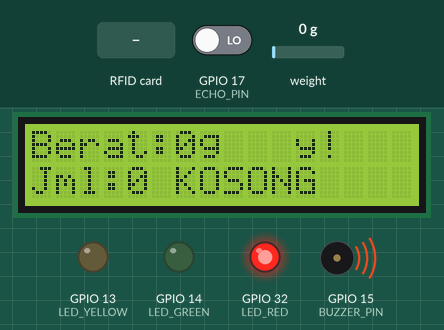
The sketch below on a simulated ESP32. On the bench: 16×2 character LCD, output pins drawn as LEDs (lit = HIGH), buzzer (waves = sounding, pin HIGH). The test bench sets the inputs (shaded band); at power-on: weight on the scale 0 g, GPIO 17 (ECHO_PIN) LOW. WiFi joins after 1.5 s; servers stay silent unless stated; uploads are accepted with an empty reply; pins used as bus, display or sensor lines are not drawn; what the sketch prints to the serial monitor is not drawn.

Above: at 14.1 s.
14.2 s: weight on the scale set to 672 g
At 16.4 s:
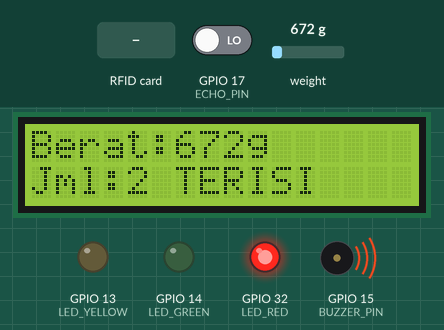
16.7 s: weight on the scale set to 763 g
At 18.5 s:
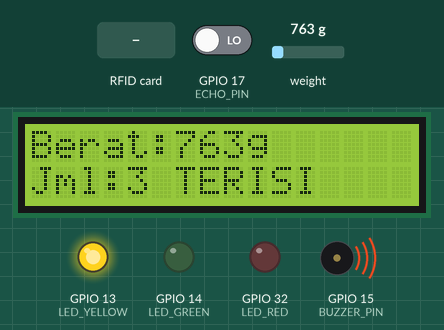
18.8 s: RFID card 5E 7A 19 C4 held to the reader
At 18.97 s:
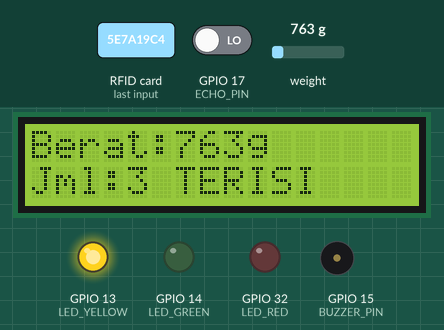
20.6 s: weight on the scale set to 0 g
At 22.0 s:
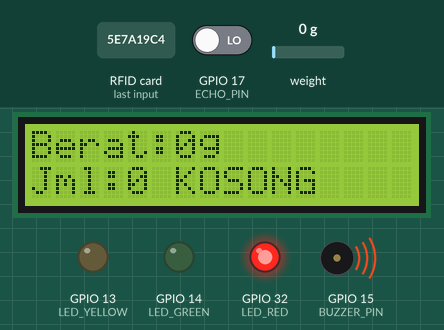
22.2 s: weight on the scale set to 2500 g
At 23.7 s:
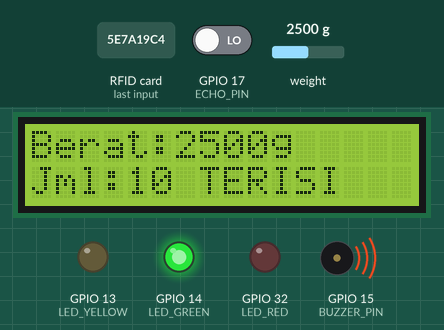
24.5 s: weight on the scale set to 1500 g
At 25.8 s:
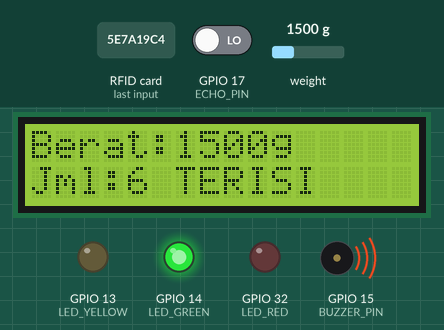
26.1 s: weight on the scale set to 1404 g
Timing chart, 0 to 28.9 s (numbered marks = the images above; inputs shaded):
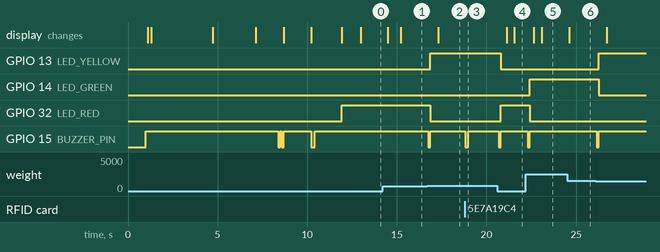

The sketch:

Projek_TA.ino
```cpp
/*************************************************
 * Indikator Ketersediaan Barang dengan ESP32
 * Sensor  : Load Cell (HX711), Ultrasonic
 * Output  : LCD I2C, Traffic Light LEDs, Buzzer
 * ID      : RFID (RC522)
 * Network : WiFi + HTTP POST
 *************************************************/

#include <Arduino.h>
#include <HX711_ADC.h>
#include <WiFi.h>
#include <HTTPClient.h>
#include <SPI.h>
#include <MFRC522.h>
#include <Wire.h>
#include <LiquidCrystal_I2C.h>

// =============== KONFIGURASI ================= //
// ===== WiFi =====
const char* ssid = "untan";
const char* password = "";
const char* serverName = "http://10.78.15.204/iot_storage/api/insert_data.php";

// http://IP_SERVER/api/insert_data.php
// ===== HX711 =====
#define HX711_DOUT 25 // ungu
#define HX711_SCK  33 // putih

// ===== Ultrasonic =====
#define TRIG_PIN 16
#define ECHO_PIN 17

// ===== RFID RC522 =====
#define RFID_SS  18
#define RFID_RST 19

// ===== LCD I2C =====
#define LCD_SDA 21
#define LCD_SCL 22
// Penting: Ubah ke 0x3F jika LCD tidak bekerja dengan 0x27
LiquidCrystal_I2C lcd(0x27, 16, 2);

// ===== Output =====
#define LED_RED     32
#define LED_YELLOW  13
#define LED_GREEN   14
#define BUZZER_PIN  15

// =============== OBJEK ======================== //

HX711_ADC scale(HX711_DOUT, HX711_SCK);
MFRC522 mfrc522(RFID_SS, RFID_RST);

// =============== PARAMETER =================== //

float calibration_factor = 180.5;
float berat_per_item     = 240.00;
float batas_jarak        = 30.0;

int threshold_low    = 2;
int threshold_medium = 5;

// =============== VARIABEL ==================== //

// ===== WiFi State Machine =====
enum WiFiState { WIFI_OK, WIFI_RECONNECTING };
WiFiState wifiState = WIFI_OK;
unsigned long wifi_reconnect_start = 0;
int wifi_reconnect_attempt = 0;

float berat_gram = 0;
int   estimasi_jumlah = 0;
float distance_cm = 0;
String rfid_uid = "-";

float last_berat = -1;
int last_jumlah = -1;
float last_jarak = -1;
String last_status = "";
unsigned long last_rfid_time = 0;
unsigned long rfid_timeout = 10000;

String status_rak = "KOSONG";

// =============== FUNGSI ====================== //

void bunyiBeep(int durasi) {
  digitalWrite(BUZZER_PIN, LOW);
  delay(durasi);
  digitalWrite(BUZZER_PIN, HIGH);
}

void setTrafficLight(int jumlah_item) {
  //*
  static int last_led_state = -1; // melacak kondisi LED sebelumnya
  int current_led_state;

  // menentukan kondisi saat ini
  if (jumlah_item <= threshold_low) {
    current_led_state = 0; // RED
  }
  else if (jumlah_item >= 3 && jumlah_item <= threshold_medium) {
    current_led_state = 1; // YELLOW
  }
  else {
    current_led_state = 2; // GREEN
  }

  // jika kondisi berubah, bunyikan buzzer
  if (current_led_state != last_led_state && last_led_state != -1) {
    digitalWrite(BUZZER_PIN, LOW);
    delay(100);
    digitalWrite(BUZZER_PIN, HIGH);
  }
  //*
  digitalWrite(LED_RED, LOW);
  digitalWrite(LED_YELLOW, LOW);
  digitalWrite(LED_GREEN, LOW);

  if (current_led_state == 0) {
    digitalWrite(LED_RED, HIGH);
  }
  else if (current_led_state == 1) {
    digitalWrite(LED_YELLOW, HIGH);
  }
  else {
    digitalWrite(LED_GREEN, HIGH);
  }

  last_led_state = current_led_state; // simpan kondisi saat ini
}

void cekWiFi() {
  // Jika sudah tersambung, tidak perlu apa-apa
  if (WiFi.status() == WL_CONNECTED) {
    wifiState = WIFI_OK;
    return;
  }

  // Jika baru saja terputus, mulai proses reconnect
  if (wifiState == WIFI_OK) {
    Serial.println("WiFi terputus, mencoba reconnect...");
    lcd.setCursor(0, 0);
    lcd.print("WiFi Lost...    ");
    WiFi.disconnect();
//    delay(100);
    WiFi.begin(ssid, password);
    wifiState = WIFI_RECONNECTING;
    wifi_reconnect_start = millis();
    wifi_reconnect_attempt = 0;
    return; // keluar, tunggu loop berikutnya
  }

  // Jika sedang reconnecting, tunggu hasil setiap 500ms
  if (wifiState == WIFI_RECONNECTING) {
    unsigned long now = millis();

    // Status Berhasil connect
    if (WiFi.status() == WL_CONNECTED) {
      Serial.println("\nWiFi reconnected!");
      Serial.println("IP: " + WiFi.localIP().toString());
      lcd.setCursor(0, 0);
      lcd.print("WiFi OK         ");
      wifiState = WIFI_OK;
      wifi_reconnect_attempt = 0;
      return;
    }

    // Cek progress setiap 500ms tidak setiap loop
    if (now - wifi_reconnect_start < (unsigned long)wifi_reconnect_attempt * 500) {
      return; // belum waktunya, keluar tanpa melakukan apapun
    }

    Serial.print(".");
    wifi_reconnect_attempt++;

    // Gagal setelah 20x percobaan (~10 detik)
    if (wifi_reconnect_attempt >= 20) {
      Serial.println("\nWiFi gagal reconnect, coba lagi 10 detik...");
      lcd.setCursor(0, 0);
      lcd.print("WiFi Failed!    ");
      wifiState = WIFI_OK; // reset agar dicoba lagi via lastWiFiCheck
      wifi_reconnect_attempt = 0;
    }
  }
}

// =============== VOID LOAD CELL ============== //

// ===== Tambah variabel global =====
portMUX_TYPE mux = portMUX_INITIALIZER_UNLOCKED;

// ===== Task HX711 di Core 0 =====
void taskLoadCell(void *parameter) {
  for (;;) {
    portENTER_CRITICAL(&mux);
    if (scale.update()) {
      float raw = scale.getData();
      if (raw < 5.0) raw = 0;
      berat_gram = raw;
      estimasi_jumlah = (int)(berat_gram / berat_per_item);
    }
    portEXIT_CRITICAL(&mux);
    vTaskDelay(1 / portTICK_PERIOD_MS); // yield 1ms
  }
}

void bacaLoadCell() {
  static boolean newDataReady = 0;

  if (scale.update()) newDataReady = true;

  if (newDataReady) {
    float raw = scale.getData();
    if (raw < 5.0) raw = 0;      // buang noise di bawah 5g
    berat_gram = raw;
    estimasi_jumlah = (int)(berat_gram / berat_per_item);
    newDataReady = false;
  }
}

void bacaUltrasonic() {
  static unsigned long lastTrigger = 0;
  static unsigned long echoStart   = 0;
  static bool          waitingEcho = false;

  unsigned long now = millis();
  unsigned long nowUs = micros();

  // --- FASE TRIGGER: setiap 500ms ---
  if (!waitingEcho && (now - lastTrigger >= 500)) {
    digitalWrite(TRIG_PIN, LOW);
    delayMicroseconds(2);
    digitalWrite(TRIG_PIN, HIGH);
    delayMicroseconds(10);
    digitalWrite(TRIG_PIN, LOW);

    echoStart   = micros();   // simpan waktu mulai tunggu echo
    waitingEcho = true;
    lastTrigger = now;
  }

  // --- FASE BACA ECHO: polling tanpa blocking ---
  if (waitingEcho) {
    // Timeout jika echo tidak datang dalam 25ms
    if (micros() - echoStart > 25000) {
      waitingEcho = false;
    // Perhitungan jarak berdasarkan jumlah barang
    // Formula: 30cm - (items x 5cm per item)
      if (estimasi_jumlah > 0) {
        distance_cm = 30.0 - (estimasi_jumlah * 5.0);
        if (distance_cm < 0) distance_cm = 0.5;
      } else {
        distance_cm = 29.5; //Rak Kosong (mendekati 30cm)
      }

    // Perhitungan status berdasarkan berat
      if (berat_gram >= 50.0) {
        status_rak = "TERISI";
    } else {
        status_rak = "KOSONG";
    }
      return;
  }

    // Tunggu rising edge
    if (digitalRead(ECHO_PIN) == HIGH) {
      unsigned long pulseStart = micros();

      // Tunggu falling edge (blocking kecil, aman <5ms)
      while (digitalRead(ECHO_PIN) == HIGH) {
        if (micros() - pulseStart > 25000) break; // safety break
      }

      long duration = micros() - pulseStart;
      float cm = duration * 0.034 / 2.0;

  if (cm > 0 && cm < 400) {
        distance_cm = cm;
      // Primary: Gunakan Ultrasonik
      if (cm < batas_jarak) {
        status_rak = "TERISI";
      } else {
        status_rak = "KOSONG";
      }
  } else {
      if (estimasi_jumlah > 0) {
    distance_cm = 30.0 - (estimasi_jumlah * 5.0);
    if (distance_cm < 0) distance_cm = 0.5;
    } else {
    distance_cm = 29.5;
    }
      // Ultrasonik gagal (0cm atau invalid)
     if (berat_gram >= 50.0) {
       status_rak = "TERISI";
     } else {
        status_rak = "KOSONG";
      }
  }

      waitingEcho = false;
    }
  }
}

String bacaRFID() {
  if (!mfrc522.PICC_IsNewCardPresent()) return "";
  if (!mfrc522.PICC_ReadCardSerial()) return "";

  String uid = "";
  for (byte i = 0; i < mfrc522.uid.size; i++) {
    if (mfrc522.uid.uidByte[i] < 0x10) uid += "0";
    uid += String(mfrc522.uid.uidByte[i], HEX);
  }
  uid.toUpperCase();

  mfrc522.PICC_HaltA();
  return uid;
}

void kirimKeServer(float berat, int jumlah, float jarak,
                   String status, String uid) {

  if (WiFi.status() != WL_CONNECTED) {
    Serial.println("Tidak ada WiFi, skip kirim data");
    return;
  }

  HTTPClient http;
  http.begin(serverName);
  http.addHeader("Content-Type", "application/x-www-form-urlencoded");

  String postData =
    "berat=" + String(berat, 1) +
    "&jumlah=" + String(jumlah) +
    "&jarak=" + String(jarak, 1) +
    "&status=" + status +
    "&rfid=" + uid;

  int httpCode = http.POST(postData);

  if (httpCode > 0) {
    Serial.println("Server response: " + String(httpCode));
  } else {
    Serial.println("Error kirim data: " + http.errorToString(httpCode));
  }

  http.end();
}

// =============== SETUP ======================= //

void setup() {
  Serial.begin(115200);
  delay(1000);
  Serial.println("\n=== Sistem Indikator Barang Starting ===");

  pinMode(LED_RED, OUTPUT);
  pinMode(LED_YELLOW, OUTPUT);
  pinMode(LED_GREEN, OUTPUT);
  pinMode(BUZZER_PIN, OUTPUT);

  digitalWrite(LED_RED, LOW);
  digitalWrite(LED_YELLOW, LOW);
  digitalWrite(LED_GREEN, LOW);
  digitalWrite(BUZZER_PIN, HIGH);

  Serial.println("Initializing LCD...");
  Wire.begin(LCD_SDA, LCD_SCL);
  delay(100);

  lcd.begin();
  lcd.backlight();
  delay(100);
  lcd.clear();
  lcd.setCursor(0, 0);
  lcd.print("IoT Storage");
  lcd.setCursor(0, 1);
  lcd.print("Initializing...");
  delay(1000);

  Serial.println("LCD initialized");

  Serial.println("Initializing HX711...");
  scale.begin();
  scale.setCalFactor(1.0);                    // ← set 1.0 dulu
  unsigned long stabilizingtime = 2000;
  scale.start(stabilizingtime, true);

  if (scale.getTareTimeoutFlag()) {
    Serial.println("Timeout, cek wiring HX711!");
    lcd.clear();
    lcd.print("HX711 Error!");
    digitalWrite(LED_RED, HIGH);
    bunyiBeep(1000);
    while (1);
  }
  while (!scale.update());  // tunggu HX711 benar-benar siap

  //
  Serial.println("Re-taring scale to zero...");
  lcd.clear();
  lcd.setCursor(0, 0);
  lcd.print("Calibrating...");
  lcd.setCursor(0, 1);
  lcd.print("Please wait");

  scale.tare();                           // ← RESET ZERO
  delay(2000);                            // Tunggu sampai stabil

  Serial.println("Tare complete!");
  lcd.clear();
  lcd.print("Tare OK!");
  delay(1000);
  //

  scale.setCalFactor(calibration_factor);
  Serial.println("HX711 ready");

  // Jalankan loadcell di core 0, WiFi otomatis di core 0 tapi task ini prioritasnya lebih tinggi
  xTaskCreatePinnedToCore(
    taskLoadCell,    // fungsi task
    "LoadCell",      // nama
    2048,            // stack size
    NULL,            // parameter
    2,               // prioritas (lebih tinggi dari WiFi)
    NULL,            // handle
    0                // core 0
  );

  Serial.println("Initializing HC-SR04...");
  pinMode(TRIG_PIN, OUTPUT);
  pinMode(ECHO_PIN, INPUT);
  digitalWrite(TRIG_PIN, LOW);
  delay(100);
  Serial.println("HC-SR04 ready");

  Serial.println("Initializing RFID...");
  SPI.begin();
  mfrc522.PCD_Init();
  delay(100);
  Serial.println("RFID ready");

  Serial.println("Testing buzzer...");
  bunyiBeep(100);
  delay(100);
  bunyiBeep(100);

  Serial.println("Connecting to WiFi...");
  WiFi.begin(ssid, password);
  lcd.clear();
  lcd.print("Connecting WiFi");

  int wifi_attempt = 0;
  while (WiFi.status() != WL_CONNECTED && wifi_attempt < 40) {
    delay(500);
    Serial.print(".");
    wifi_attempt++;
  }

  if (WiFi.status() == WL_CONNECTED) {
    lcd.clear();
    lcd.print("WiFi Connected");
    Serial.println("\nWiFi connected!");
    Serial.println("IP: " + WiFi.localIP().toString());
    bunyiBeep(200);
    delay(1500);
  } else {
    lcd.clear();
    lcd.print("WiFi Failed!");
    Serial.println("\nWiFi gagal connect!");
    delay(1000);
  }

  setTrafficLight(0);

  lcd.clear();
  lcd.print("System Ready!");
  delay(1000);

  Serial.println("=== System Ready ===\n");
}

// =============== LOOP ======================== //

void loop() {

  unsigned long now = millis();

  // ===================================================
  // 2. BACA RFID — non-blocking, cek setiap loop
  // ===================================================
  String uid_baru = bacaRFID();
//    String uid_baru = "";
  if (uid_baru != "") {
    rfid_uid = uid_baru;
    last_rfid_time = now;
    digitalWrite(BUZZER_PIN, LOW);   // beep non-blocking mulai
    Serial.println("RFID detected: " + rfid_uid);
  }

  // Matikan buzzer setelah 150ms (non-blocking beep)
  static unsigned long buzzer_start = 0;
  static boolean buzzer_active = false;
  if (uid_baru != "") {
    buzzer_active = true;
    buzzer_start = now;
  }
  if (buzzer_active && (now - buzzer_start >= 150)) {
    digitalWrite(BUZZER_PIN, HIGH);
    buzzer_active = false;
  }

  // Reset RFID jika timeout
  if (now - last_rfid_time > rfid_timeout && rfid_uid != "-") {
    rfid_uid = "-";
    Serial.println("RFID timeout, reset to default");
  }

// ===================================================
  // 3. BACA ULTRASONIC — state machine non-blocking
  //    Setiap ping dipisah per iterasi loop
  //    sehingga load cell tetap polling di antara ping
  // ===================================================
  bacaUltrasonic();

  // ===================================================
  // 4. UPDATE TRAFFIC LIGHT LED — setiap 500ms
  // ===================================================
    setTrafficLight(estimasi_jumlah);

  // ===================================================
  // 5. UPDATE LCD — setiap 500ms
  // ===================================================
  static unsigned long lastLCD = 0;
  if (now - lastLCD >= 500) {
    lcd.setCursor(0, 0);
    lcd.print("Berat:");
    String beratStr = String((int)berat_gram) + "g   ";
    lcd.print(beratStr.substring(0, 9));

    lcd.setCursor(0, 1);
    String bawah = "Jml:" + String(estimasi_jumlah) + " " + status_rak + "   ";
    lcd.print(bawah.substring(0, 16));
    lastLCD = now;
  }

// ===================================================
  // 5b. DEBUG SERIAL — setiap 500ms (sinkron dengan LCD)
  // ===================================================
  static unsigned long lastSerial = 0;
  if (now - lastSerial >= 1000) {
    Serial.println(
      "[DATA] Berat:" + String(berat_gram, 1) + "g" +
      " | Jml:" + String(estimasi_jumlah) +
      " | Jarak:" + String(distance_cm, 1) + "cm" +
      " | Status:" + status_rak +
      " | RFID:" + rfid_uid
    );
    lastSerial = now;
  }

  // ===================================================
  // 6. KIRIM DATA KE SERVER — hanya jika ada perubahan
  //    dengan debounce minimal 2000ms antar pengiriman
  // ===================================================
  static unsigned long lastKirim = 0;
  boolean data_berubah = false;

  if (abs(berat_gram - last_berat) > 10.0)     data_berubah = true;
  if (estimasi_jumlah != last_jumlah)           data_berubah = true;
  if (abs(distance_cm - last_jarak) > 2.0)      data_berubah = true;
  if (status_rak != last_status)                 data_berubah = true;

  if (data_berubah && (now - lastKirim >= 2000)) {
    kirimKeServer(berat_gram,
                  estimasi_jumlah,
                  distance_cm,
                  status_rak,
                  rfid_uid);

    last_berat  = berat_gram;
    last_jumlah = estimasi_jumlah;
    last_jarak  = distance_cm;
    last_status = status_rak;
    lastKirim   = now;

    Serial.println("[KIRIM] Berat:" + String(berat_gram,1)
    + "g | Jml:" + String(estimasi_jumlah) + " | Jarak:" +
    String(distance_cm,1) + "cm | Status:" + status_rak + " | RFID:" + rfid_uid);

    if (estimasi_jumlah <= threshold_low) {
      Serial.println("LED    : RED (Low Stock)");
    } else if (estimasi_jumlah <= threshold_medium) {
      Serial.println("LED    : YELLOW (Medium Stock)");
    } else {
      Serial.println("LED    : GREEN (Full Stock)");
    }
  }

  // ===================================================
  // 7. CEK KONEKSI WiFi — setiap 5 detik
  //    Non-blocking: tidak ada while/delay di dalam
  // ===================================================
  static unsigned long lastWiFiCheck = 0;

  // Saat sedang reconnecting, panggil cekWiFi() setiap loop
  // agar progress reconnect berjalan tanpa blocking
  if (wifiState == WIFI_RECONNECTING) {
    cekWiFi();
  } else if (now - lastWiFiCheck >= 10000) {
    cekWiFi();
    lastWiFiCheck = now;
  }
}
```

Measured:
- the behaviour switches between 719 and 720 g on weight on the scale (found by bisection; images 1 and 2)
- after the input at 14.2 s, the display: first changes after 0.30 s (image 1 shows a later state)
- after the input at 16.7 s, GPIO 13 (LED_YELLOW): LOW → HIGH after 0.16 s; GPIO 32 (LED_RED): HIGH → LOW after 0.16 s; GPIO 15 (BUZZER_PIN): HIGH → LOW after 0.06 s, → HIGH 0.10 s later; the display: changes after 0.60 s (image 2)
- after the input at 18.8 s, GPIO 15 (BUZZER_PIN): HIGH → LOW at once, → HIGH 0.18 s later
- after the input at 20.6 s, GPIO 13 (LED_YELLOW): HIGH → LOW after 0.20 s; GPIO 32 (LED_RED): LOW → HIGH after 0.20 s; GPIO 15 (BUZZER_PIN): HIGH → LOW after 0.10 s, → HIGH 0.10 s later; the display: first changes after 0.54 s (image 4 shows a later state)
- after the input at 22.2 s, GPIO 14 (LED_GREEN): LOW → HIGH after 0.22 s; GPIO 32 (LED_RED): HIGH → LOW after 0.22 s; GPIO 15 (BUZZER_PIN): HIGH → LOW after 0.12 s, → HIGH 0.10 s later; the display: first changes after 0.44 s (image 5 shows a later state)
- after the input at 24.5 s, the display: changes after 0.11 s (image 6)
- after the input at 26.1 s, GPIO 13 (LED_YELLOW): LOW → HIGH after 0.17 s; GPIO 14 (LED_GREEN): HIGH → LOW after 0.17 s; GPIO 15 (BUZZER_PIN): HIGH → LOW after 0.07 s, → HIGH 0.10 s later
